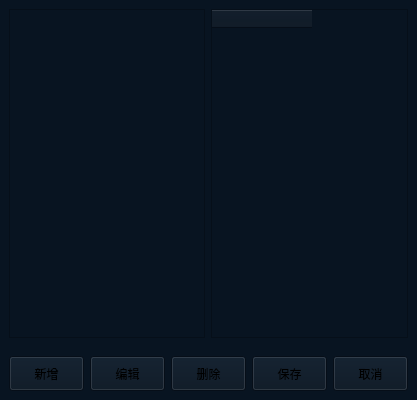
<?xml version="1.0" encoding="UTF-8"?>
<ui version="4.0">
 <class>AirSpaceInfoWidget</class>
 <widget class="QWidget" name="AirSpaceInfoWidget">
  <property name="geometry">
   <rect>
    <x>0</x>
    <y>0</y>
    <width>417</width>
    <height>400</height>
   </rect>
  </property>
  <property name="minimumSize">
   <size>
    <width>417</width>
    <height>0</height>
   </size>
  </property>
  <property name="windowTitle">
   <string>Form</string>
  </property>
  <property name="styleSheet">
   <string notr="true">background-color: rgb(8, 20, 33);</string>
  </property>
  <layout class="QVBoxLayout" name="verticalLayout">
   <property name="spacing">
    <number>0</number>
   </property>
   <property name="leftMargin">
    <number>0</number>
   </property>
   <property name="topMargin">
    <number>0</number>
   </property>
   <property name="rightMargin">
    <number>0</number>
   </property>
   <property name="bottomMargin">
    <number>0</number>
   </property>
   <item>
    <widget class="QWidget" name="widget_2" native="true">
     <layout class="QHBoxLayout" name="horizontalLayout_2">
      <item>
       <widget class="QTableView" name="tableviewAirSpaceinfo"/>
      </item>
      <item>
       <widget class="QTableWidget" name="tableWidgetAirSpaceinfo">
        <column>
         <property name="text">
          <string/>
         </property>
        </column>
       </widget>
      </item>
     </layout>
    </widget>
   </item>
   <item>
    <widget class="QWidget" name="widget" native="true">
     <layout class="QHBoxLayout" name="horizontalLayout">
      <item>
       <widget class="QPushButton" name="pushButtonAddWind">
        <property name="minimumSize">
         <size>
          <width>0</width>
          <height>35</height>
         </size>
        </property>
        <property name="maximumSize">
         <size>
          <width>75</width>
          <height>16777215</height>
         </size>
        </property>
        <property name="text">
         <string>新增</string>
        </property>
       </widget>
      </item>
      <item>
       <widget class="QPushButton" name="pushButtonEdit_2">
        <property name="minimumSize">
         <size>
          <width>0</width>
          <height>35</height>
         </size>
        </property>
        <property name="maximumSize">
         <size>
          <width>75</width>
          <height>16777215</height>
         </size>
        </property>
        <property name="text">
         <string>编辑</string>
        </property>
       </widget>
      </item>
      <item>
       <widget class="QPushButton" name="pushButtonRemoveWind">
        <property name="minimumSize">
         <size>
          <width>0</width>
          <height>35</height>
         </size>
        </property>
        <property name="maximumSize">
         <size>
          <width>75</width>
          <height>16777215</height>
         </size>
        </property>
        <property name="text">
         <string>删除</string>
        </property>
       </widget>
      </item>
      <item>
       <widget class="QPushButton" name="pushButtonSave">
        <property name="minimumSize">
         <size>
          <width>0</width>
          <height>35</height>
         </size>
        </property>
        <property name="maximumSize">
         <size>
          <width>75</width>
          <height>16777215</height>
         </size>
        </property>
        <property name="text">
         <string>保存</string>
        </property>
       </widget>
      </item>
      <item>
       <widget class="QPushButton" name="pushButtonCancle">
        <property name="minimumSize">
         <size>
          <width>0</width>
          <height>35</height>
         </size>
        </property>
        <property name="maximumSize">
         <size>
          <width>75</width>
          <height>16777215</height>
         </size>
        </property>
        <property name="text">
         <string>取消</string>
        </property>
       </widget>
      </item>
     </layout>
    </widget>
   </item>
  </layout>
 </widget>
 <resources/>
 <connections/>
</ui>
